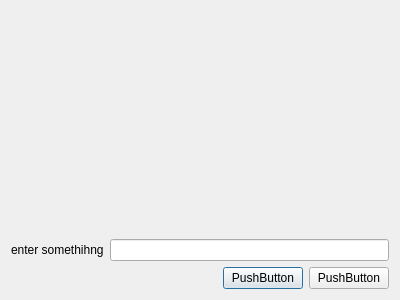
<?xml version="1.0" encoding="UTF-8"?>
<ui version="4.0">
 <class>Dialog</class>
 <widget class="QDialog" name="Dialog">
  <property name="geometry">
   <rect>
    <x>0</x>
    <y>0</y>
    <width>400</width>
    <height>300</height>
   </rect>
  </property>
  <property name="windowTitle">
   <string>Dialog</string>
  </property>
  <layout class="QVBoxLayout" name="verticalLayout_3">
   <item>
    <layout class="QVBoxLayout" name="verticalLayout_2">
     <item>
      <spacer name="verticalSpacer">
       <property name="orientation">
        <enum>Qt::Vertical</enum>
       </property>
       <property name="sizeHint" stdset="0">
        <size>
         <width>20</width>
         <height>40</height>
        </size>
       </property>
      </spacer>
     </item>
     <item>
      <layout class="QVBoxLayout" name="verticalLayout">
       <item>
        <layout class="QHBoxLayout" name="horizontalLayout_2">
         <item>
          <widget class="QLabel" name="label">
           <property name="text">
            <string>enter somethihng</string>
           </property>
          </widget>
         </item>
         <item>
          <widget class="QLineEdit" name="lineEdit"/>
         </item>
        </layout>
       </item>
       <item>
        <layout class="QHBoxLayout" name="horizontalLayout">
         <item>
          <spacer name="horizontalSpacer">
           <property name="orientation">
            <enum>Qt::Horizontal</enum>
           </property>
           <property name="sizeHint" stdset="0">
            <size>
             <width>40</width>
             <height>20</height>
            </size>
           </property>
          </spacer>
         </item>
         <item>
          <widget class="QPushButton" name="pushButton_2">
           <property name="text">
            <string>PushButton</string>
           </property>
          </widget>
         </item>
         <item>
          <widget class="QPushButton" name="pushButton">
           <property name="text">
            <string>PushButton</string>
           </property>
          </widget>
         </item>
        </layout>
       </item>
      </layout>
     </item>
    </layout>
   </item>
  </layout>
 </widget>
 <resources/>
 <connections/>
</ui>
